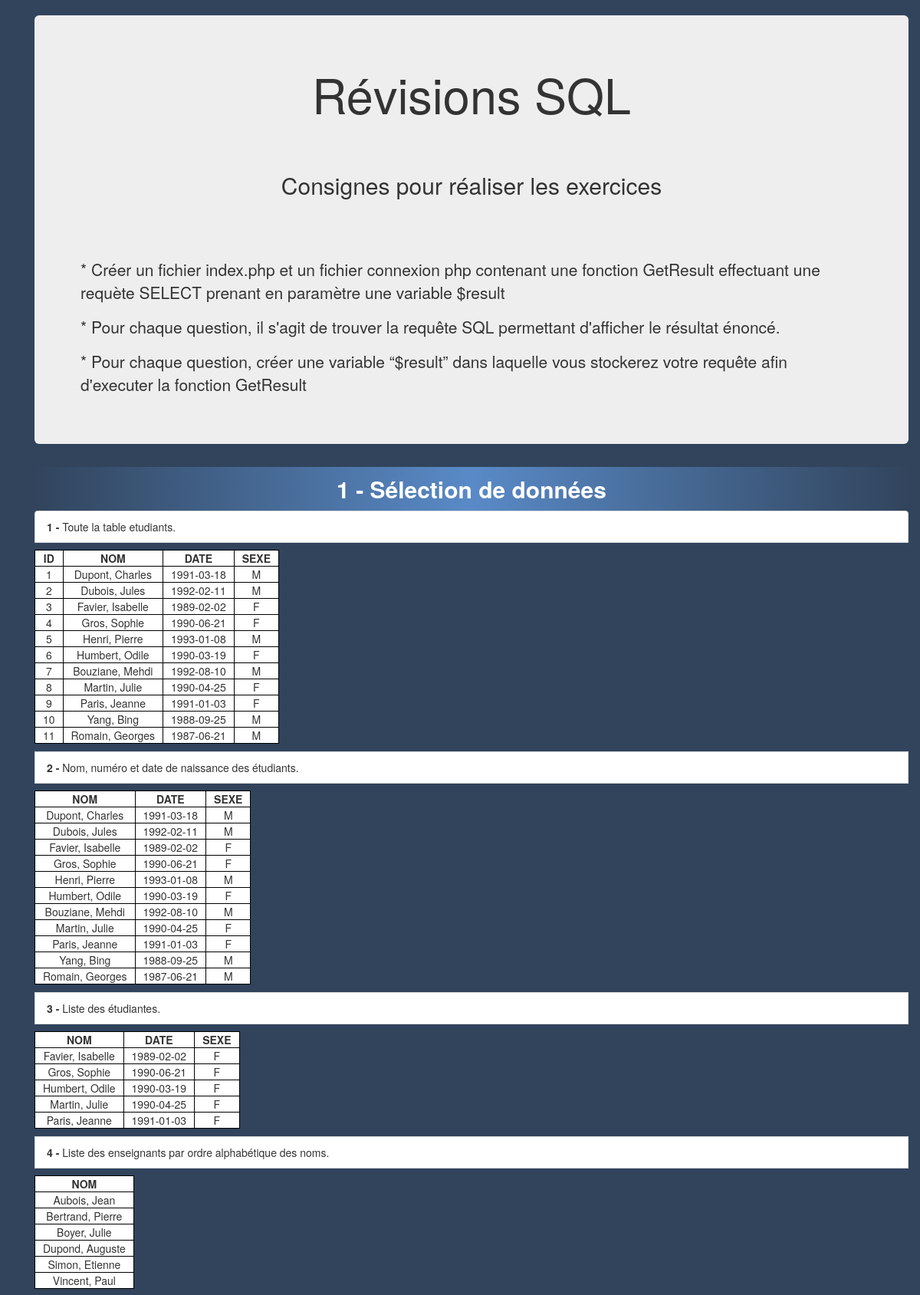
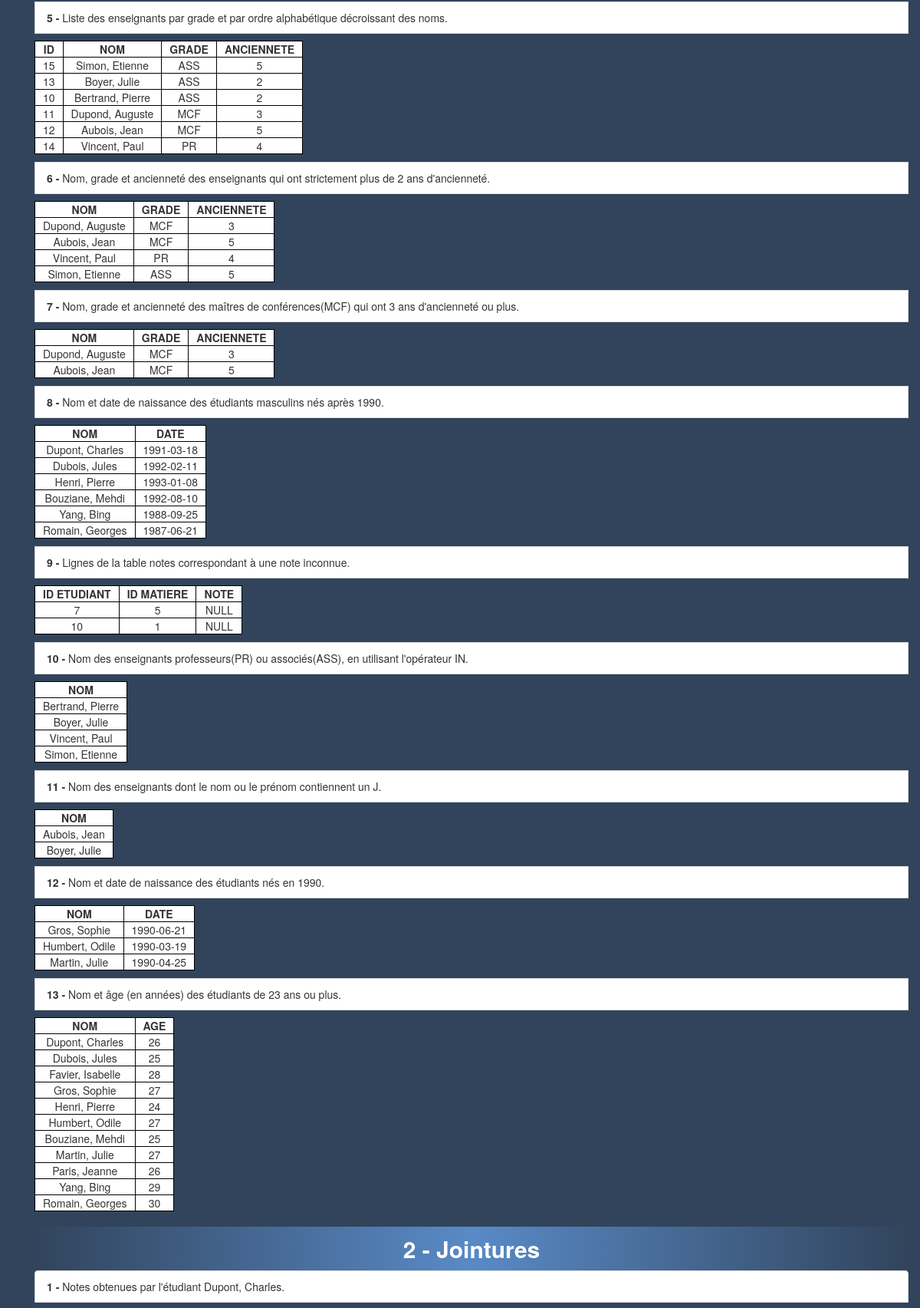
The page / (upper part) on the database its author committed (2 pictures, top to bottom).
### tables this page shows
CREATE TABLE IF NOT EXISTS `etudiants` (
  `num_etu` int(10) unsigned NOT NULL AUTO_INCREMENT,
  `nom_etu` varchar(50) NOT NULL,
  `date_naiss` date NOT NULL DEFAULT '0000-00-00',
  `sexe` enum('M','F') NOT NULL,
  PRIMARY KEY (`num_etu`),
  UNIQUE KEY `nom_etu` (`nom_etu`)
);

CREATE TABLE IF NOT EXISTS `enseignants` (
  `num_ens` int(10) unsigned NOT NULL AUTO_INCREMENT,
  `nom_ens` varchar(50) NOT NULL,
  `grade` varchar(10) NOT NULL,
  `anciennete` int(10) DEFAULT NULL,
  PRIMARY KEY (`num_ens`),
  KEY `nom_ens` (`nom_ens`)
);

CREATE TABLE IF NOT EXISTS `notes` (
  `_num_etu` int(10) unsigned NOT NULL DEFAULT '0',
  `_num_mat` int(10) unsigned NOT NULL DEFAULT '0',
  `note` float DEFAULT NULL,
  PRIMARY KEY (`_num_etu`,`_num_mat`)
);

### conec.php (called while the page is built)
<?php
function getResult( $select ){
    try{
        $pdo = new PDO('mysql:host=localhost;dbname=base_etudiants','root','root');
        $pdo->setAttribute(PDO::ATTR_ERRMODE,PDO::ERRMODE_WARNING);
        $pdo->setAttribute(PDO::ATTR_DEFAULT_FETCH_MODE,PDO::FETCH_OBJ);
    }
    catch(PDOException $e){
        echo 'Connexion impossible';
    }
    $sql = $pdo->query($select);
    $reponse = $sql->fetchAll();
    return $reponse;
}

### index.php (the view, shortened to what this page needs)
<!DOCTYPE html>
<html lang="fr">
<head>
    <link rel="stylesheet" href="https://maxcdn.bootstrapcdn.com/bootstrap/3.3.7/css/bootstrap.min.css">
    <link rel="stylesheet" href="style.css">
</head>
<body>
<?php include('conec.php'); ?>
<div class="container">
    <div class="container">
        <div class="jumbotron">
            <h1>Révisions SQL</h1>
            <h2>Consignes pour réaliser les exercices</h2>
            <p>* Créer un fichier index.php et un fichier connexion php contenant une fonction GetResult effectuant une requète SELECT prenant en paramètre une variable $result </p>
            <p>* Pour chaque question, il s'agit de trouver la requête SQL permettant d'afficher le résultat énoncé.</p>
            <p>* Pour chaque question, créer une variable “$result” dans laquelle vous stockerez votre
                requête afin d'executer la fonction GetResult </p>
        </div>
        <hr>
        <h2 class="title"><b>1 - Sélection de données</b></h2>
        <hr>
        <ul class="list-group">
            <li class="list-group-item"><b>1 -</b> Toute la table etudiants.</li>
            <table>
                <th>ID</th><th>NOM</th><th>DATE</th><th>SEXE</th>
                <?php $reponse=getResult("SELECT * FROM etudiants");
                foreach($reponse as $data){
                    ?>
                    <tr>
                        <td><?php echo($data->num_etu); ?></td><td><?php echo($data->nom_etu); ?></td>
                        <td><?php echo($data->date_naiss); ?></td><td><?php echo($data->sexe); ?></td>
                    </tr>
            <?php
                }
            ?>
        </table>
            <li class="list-group-item"><b>2 -</b> Nom, numéro et date de naissance des étudiants.</li>
            <table>
                <th>NOM</th><th>DATE</th><th>SEXE</th>
                <?php $reponse=getResult("SELECT * FROM etudiants");
                foreach($reponse as $data){
                    ?>
                    <tr>
                        <td><?php echo($data->nom_etu); ?></td>
                        <td><?php echo($data->date_naiss); ?></td><td><?php echo($data->sexe); ?></td>
                    </tr>
                    <?php
                }
                ?>
            </table>
            <li class="list-group-item"><b>3 -</b> Liste des étudiantes.</li>
            <table>
                <th>NOM</th><th>DATE</th><th>SEXE</th>
                <?php $reponse=getResult("SELECT * FROM etudiants WHERE sexe='F' ");
                foreach($reponse as $data){
                    ?>
                    <tr>
                        <td><?php echo($data->nom_etu); ?></td>
                        <td><?php echo($data->date_naiss); ?></td><td><?php echo($data->sexe); ?></td>
                    </tr>
                    <?php
                }
                ?>
            </table>
            <li class="list-group-item"><b>4 -</b> Liste des enseignants par ordre alphabétique des noms.</li>
            <table>
                <th>NOM</th>
                <?php $reponse=getResult("SELECT * FROM enseignants ORDER BY nom_ens");
                foreach($reponse as $data){
                    ?>
                    <tr>
                        <td><?php echo($data->nom_ens); ?></td>
                    </tr>
                    <?php
                }
                ?>
            </table>
            <li class="list-group-item"><b>5 -</b> Liste des enseignants par grade et par ordre alphabétique décroissant des noms.</li>
            <table>
                <th>ID</th><th>NOM</th><th>GRADE</th><th>ANCIENNETE</th>
                <?php $reponse=getResult("SELECT * FROM enseignants ORDER BY grade, nom_ens DESC ");
                foreach($reponse as $data){
                    ?>
                    <tr>
                        <td><?php echo($data->num_ens); ?></td><td><?php echo($data->nom_ens); ?></td>
                        <td><?php echo($data->grade); ?></td><td><?php echo($data->anciennete); ?></td>
                    </tr>
                    <?php
                }
                ?>
            </table>
            <li class="list-group-item"><b>6 -</b> Nom, grade et ancienneté des enseignants qui ont strictement plus de 2 ans d'ancienneté.</li>
            <table>
              <th>NOM</th><th>GRADE</th><th>ANCIENNETE</th>
                <?php $reponse=getResult("SELECT * FROM enseignants WHERE anciennete > 2");
                foreach($reponse as $data){
                    ?>
                    <tr>
                        <td><?php echo($data->nom_ens); ?></td>
                        <td><?php echo($data->grade); ?></td><td><?php echo($data->anciennete); ?></td>
                    </tr>
                    <?php
                }
                ?>
            </table>
            <li class="list-group-item"><b>7 -</b> Nom, grade et ancienneté des maîtres de conférences(MCF) qui ont 3 ans d'ancienneté ou plus.</li>
            <table>
                <th>NOM</th><th>GRADE</th><th>ANCIENNETE</th>
                <?php $reponse=getResult("SELECT * FROM enseignants WHERE grade='MCF' AND anciennete >= 3");
                foreach($reponse as $data){
                    ?>
                    <tr>
                        <td><?php echo($data->nom_ens); ?></td>
                        <td><?php echo($data->grade); ?></td><td><?php echo($data->anciennete); ?></td>
                    </tr>
                    <?php
                }
                ?>
            </table>
            <li class="list-group-item"><b>8 -</b> Nom et date de naissance des étudiants masculins nés après 1990.</li>
            <table>
                <th>NOM</th><th>DATE</th>
                <?php $reponse=getResult("SELECT * FROM etudiants WHERE sexe='M' AND date_naiss > 1990");
                foreach($reponse as $data){
                    ?>
                    <tr>
                        <td><?php echo($data->nom_etu); ?></td>
                        <td><?php echo($data->date_naiss); ?></td>
                    </tr>
                    <?php
                }
                ?>
            </table>
            <li class="list-group-item"><b>9 -</b> Lignes de la table notes correspondant à une note inconnue.</li>
            <table>
                <th>ID ETUDIANT</th><th>ID MATIERE</th><th>NOTE</th>
                <?php $reponse=getResult("SELECT * FROM notes WHERE note IS NULL");
                foreach($reponse as $data){
                    ?>
                    <tr>
                        <td><?php echo($data->_num_etu); ?></td>
                        <td><?php echo($data->_num_mat); ?></td>
                        <td><?php echo 'NULL'; ?></td>
                    </tr>
                    <?php
                }
                ?>
            </table>
            <li class="list-group-item"><b>10 -</b> Nom des enseignants professeurs(PR) ou associés(ASS), en utilisant l'opérateur IN.</li>
            <table>
                <th>NOM</th>
                <?php $reponse=getResult("SELECT * FROM enseignants WHERE grade IN ('PR', 'ASS')");
                foreach($reponse as $data){
                    ?>
                    <tr>
                        <td><?php echo($data->nom_ens); ?></td>
                    </tr>
                    <?php
                }
                ?>
            </table>
            <li class="list-group-item"><b>11 -</b> Nom des enseignants dont le nom ou le prénom contiennent un J.</li>
            <table>
                <th>NOM</th>
                <?php $reponse=getResult("SELECT * FROM enseignants WHERE nom_ens LIKE '%J%'");
                foreach($reponse as $data){
                    ?>
                    <tr>
                        <td><?php echo($data->nom_ens); ?></td>
                    </tr>
                    <?php
                }
                ?>
            </table>
            <li class="list-group-item"><b>12 -</b> Nom et date de naissance des étudiants nés en 1990.</li>
            <table>
                <th>NOM</th><th>DATE</th>
                <?php $reponse=getResult("SELECT * FROM etudiants WHERE YEAR(date_naiss) = 1990");
                foreach($reponse as $data){
                    ?>
                    <tr>
                        <td><?php echo($data->nom_etu); ?></td>
                        <td><?php echo($data->date_naiss); ?></td>
                    </tr>
                    <?php
                }
                ?>
            </table>
            <li class="list-group-item"><b>13 -</b> Nom et âge (en années) des étudiants de 23 ans ou plus.</li>
            <table>
                <th>NOM</th><th>AGE</th>
                <?php $reponse=getResult("SELECT nom_etu, YEAR(date_naiss) AS annee FROM etudiants
                                                WHERE (YEAR(CURRENT_DATE) - YEAR(date_naiss)) >= 23");
                foreach($reponse as $data){
                    $age = date("Y") - ($data->annee);
                    ?>
                    <tr>
                        <td><?php echo($data->nom_etu); ?></td>
                        <td><?php echo($age); ?></td>
                    </tr>
                    <?php
                }
                ?>
            </table>
        </ul>
        <hr>
        <h2 class="title" ><b>2 - Jointures</b></h2>
        <hr>
        <ul class="list-group">
            <li class="list-group-item"><b>1 -</b> Notes obtenues par l'étudiant Dupont, Charles.</li>
        </ul>
    </div>
</div>
</body>
</html>

### style.css (style rules this page uses)
body { background-color: #31445c; }
.jumbotron { margin-top: 20px; }
hr { margin: inherit; padding: inherit; border: 0; height: 2px; background-image: -webkit-linear-gradient(left, #31445c, #598AC7, #31445c); background-image: -moz-linear-gradient(left, #31445c, #598AC7, #31445c); background-image: -ms-linear-gradient(left, #31445c, #598AC7, #31445c); background-image: -o-linear-gradient(left, #31445c, #598AC7, #31445c); }
h1 { text-align: center; }
h2, span { margin: inherit; padding: inherit; text-align: center; }
.title { padding: 10px; color: #fff; background-image: -webkit-linear-gradient(left, #31445c, #598AC7, #31445c); background-image: -moz-linear-gradient(left, #31445c, #598AC7, #31445c); background-image: -ms-linear-gradient(left, #31445c, #598AC7, #31445c); background-image: -o-linear-gradient(left, #31445c, #598AC7, #31445c); }
table, th, tr, td { padding: 0px 10px; border: 1px solid black; background-color: white; text-align: center; }
table { margin-top: 10px; margin-bottom: 10px; }

### rows shown on the page
etudiants: num_etu "1", nom_etu "Dupont, Charles", date_naiss "1991-03-18", sexe "M"
etudiants: num_etu "2", nom_etu "Dubois, Jules", date_naiss "1992-02-11", sexe "M"
etudiants: num_etu "3", nom_etu "Favier, Isabelle", date_naiss "1989-02-02", sexe "F"
etudiants: num_etu "4", nom_etu "Gros, Sophie", date_naiss "1990-06-21", sexe "F"
etudiants: num_etu "5", nom_etu "Henri, Pierre", date_naiss "1993-01-08", sexe "M"
etudiants: num_etu "6", nom_etu "Humbert, Odile", date_naiss "1990-03-19", sexe "F"
etudiants: num_etu "7", nom_etu "Bouziane, Mehdi", date_naiss "1992-08-10", sexe "M"
etudiants: num_etu "8", nom_etu "Martin, Julie", date_naiss "1990-04-25", sexe "F"
etudiants: num_etu "9", nom_etu "Paris, Jeanne", date_naiss "1991-01-03", sexe "F"
etudiants: num_etu "10", nom_etu "Yang, Bing", date_naiss "1988-09-25", sexe "M"
etudiants: num_etu "11", nom_etu "Romain, Georges", date_naiss "1987-06-21", sexe "M"
enseignants: nom_ens "Aubois, Jean", num_ens "12", grade "MCF", anciennete "5"
enseignants: nom_ens "Bertrand, Pierre", num_ens "10", grade "ASS", anciennete "2"
enseignants: nom_ens "Boyer, Julie", num_ens "13", grade "ASS", anciennete "2"
enseignants: nom_ens "Dupond, Auguste", num_ens "11", grade "MCF", anciennete "3"
enseignants: nom_ens "Simon, Etienne", num_ens "15", grade "ASS", anciennete "5"
enseignants: nom_ens "Vincent, Paul", num_ens "14", grade "PR", anciennete "4"
notes: _num_etu "7", _num_mat "5"
notes: _num_etu "10", _num_mat "1"
